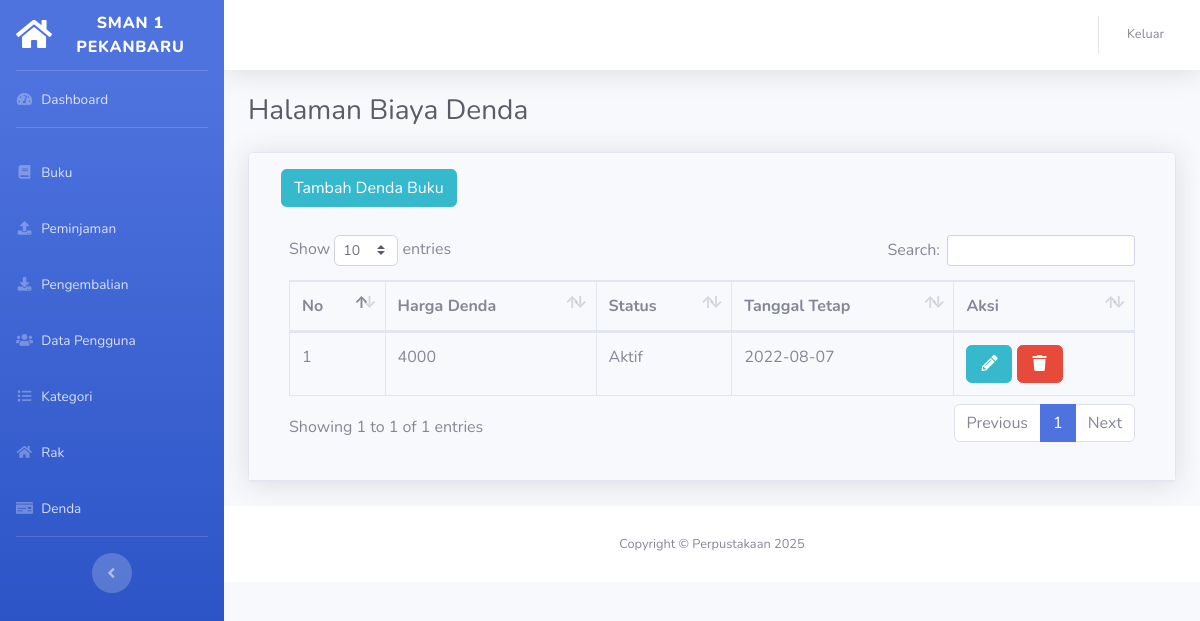
The page /index.php/denda/Semua on the database its author committed.
### tables this page shows
CREATE TABLE `biaya_denda` (
  `id_biaya_denda` int(11) NOT NULL,
  `harga_denda` int(225) NOT NULL,
  `status` varchar(225) NOT NULL,
  `tgl_tetap` date NOT NULL
);

### application/controllers/Denda.php (called while the page is built, shortened)
<?php
class Denda extends CI_Controller
{
    public function __construct()
    {
        $this->load->model('Denda_model');
    }
    public function Semua()
    {
        $isi['judul']='Halaman Biaya Denda';
        $isi['denda'] = $this->Denda_model->TampilSemua();
        $this ->load->view('layout/header', $isi);
        $this ->load->view('denda/vw_denda', $isi);
        $this ->load->view('layout/footer', $isi);
    }
}

### index.php (called while the page is built, shortened)
<?php
require_once BASEPATH.'core/CodeIgniter.php';

### application/models/Denda_model.php (called while the page is built, shortened)
<?php
class Denda_model extends CI_Model
{
    public function TampilSemua()
    {
        $sql = "SELECT * FROM biaya_denda";
        $data = $this->db->query($sql);
        $isi = $data->result_array();
        return $isi;
    }
}
?>

### application/views/denda/vw_denda.php (the view)
<div class="container-fluid">
                    <h1 class="h3 mb-4 text-gray-800"><?= $judul?></h1>
                    <div class="card shadow mb-4">
                    <div class="card-header py-3">
                    <div class="col-md-6"><a href="<?= base_url('index.php/Denda/Tambah') ?>" class="btn btn-info mb-2">Tambah Denda Buku</a></div>
                        <div class="card-body">
                            <div class="table-responsive">
                                <table class="table table-bordered" id="dataTable" width="100%" cellspacing="0">
                                    <thead>
                                        <tr>
                                            <th>No</th>
                                            <th>Harga Denda</th>
                                            <th>Status</th>
                                            <th>Tanggal Tetap</th>
                                            <th>Aksi</th>
                                        </tr>
                                    </thead>
                                    <tbody>
                                        <?php $i=1;?>
                                        <?php foreach ($denda as $d){ ?>
                                            <tr>
                                                <td><?=$i;?></td>
                                                <td><?=$d['harga_denda'];?></td>
                                                <td><?=$d['status'];?></td>
                                                <td><?=$d['tgl_tetap'];?></td>
                                                <td>
                                                <a href="<?= base_url('index.php/Denda/Ubah/').$d['id_biaya_denda']?>" class="btn btn-info"><i class="fas fa-fw fa-pencil-alt"></i></a>
                                                <a href="<?= base_url('index.php/Denda/Hapus/').$d['id_biaya_denda']?>" class="btn btn-danger"><i class="fas fa-fw fa-trash"></i></a>
                                                </td>
                                            </tr>
                                        <?php $i++;?>
                                        <?php }?>
                                    </tbody>
                                </table>
                            </div>
                        </div>
                    </div>
                </div>

### rows shown on the page
biaya_denda: harga_denda "4000", status "Aktif", tgl_tetap "2022-08-07"

### other values the page prints
$judul "Halaman Biaya Denda"
